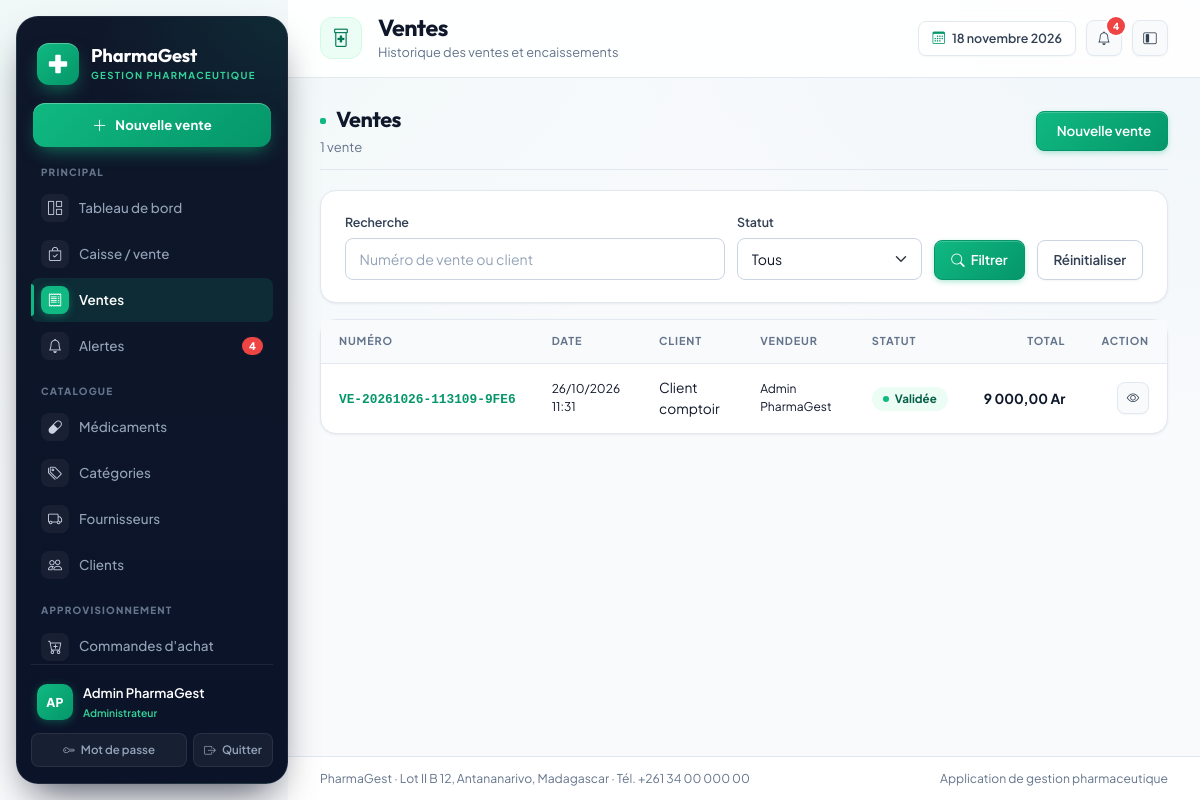
Page /ventes/ (signed in) on the earlier database version.
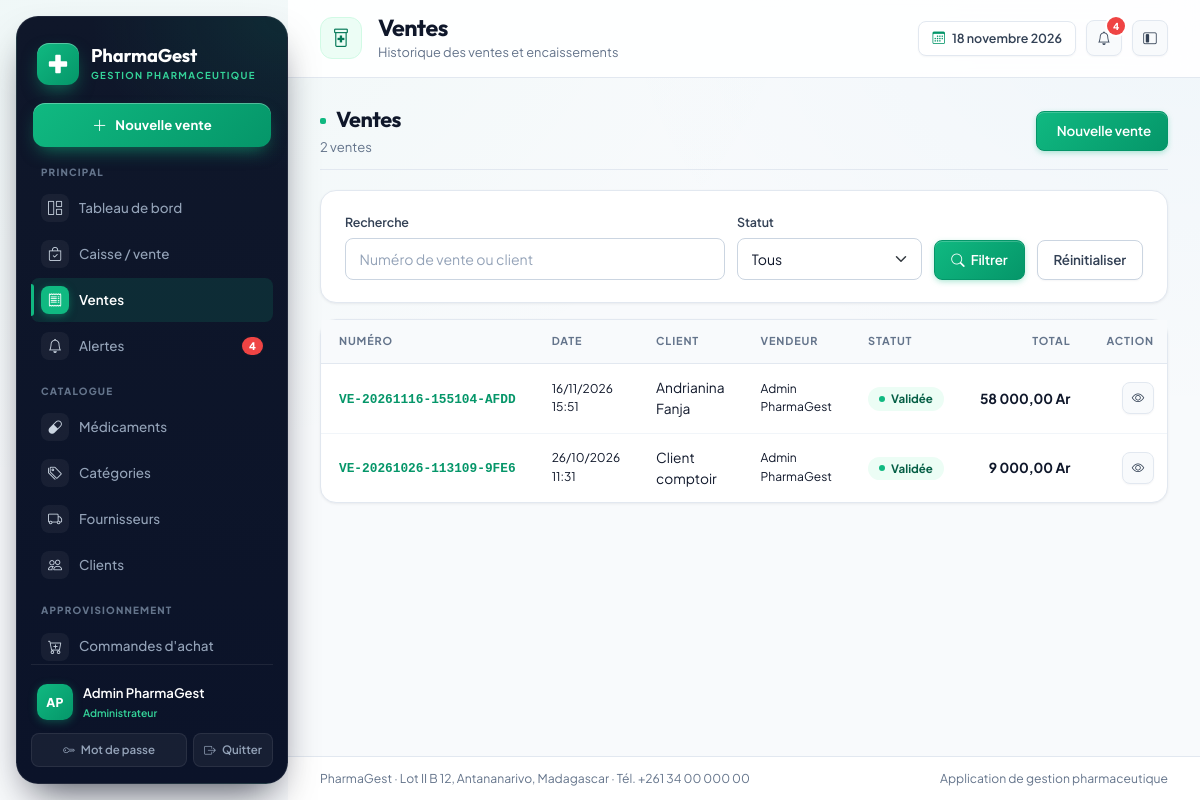
Same page on the later database version.
### gestion/models.py (models this page shows, shortened)
class Vente(models.Model):
    class Statut(models.TextChoices):
        EN_ATTENTE = "EN_ATTENTE", "En attente de validation"
        VALIDEE = "VALIDEE", "Validée"
        ANNULEE = "ANNULEE", "Annulée"
    numero = models.CharField(
        "numéro", max_length=40, unique=True, default=numero_vente, editable=False
    )
    client = models.ForeignKey(
        Client,
        verbose_name="client",
        on_delete=models.PROTECT,
        null=True,
        blank=True,
        related_name="ventes",
    )
    utilisateur = models.ForeignKey(
        settings.AUTH_USER_MODEL,
        verbose_name="vendeur",
        on_delete=models.PROTECT,
        related_name="ventes",
    )
    statut = models.CharField(
        "statut", max_length=12, choices=Statut.choices, default=Statut.EN_ATTENTE
    )
    remise = models.DecimalField(
        "remise",
        max_digits=12,
        decimal_places=2,
        default=Decimal("0.00"),
        validators=[MinValueValidator(Decimal("0.00"))],
    )
    motif_annulation = models.TextField("motif d'annulation", blank=True)
    annulee_par = models.ForeignKey(
        settings.AUTH_USER_MODEL,
        verbose_name="annulée par",
        on_delete=models.SET_NULL,
        null=True,
        blank=True,
        related_name="ventes_annulees",
    )
    date_vente = models.DateTimeField("date de vente", auto_now_add=True)
    date_validation = models.DateTimeField("date de validation", null=True, blank=True)
    date_annulation = models.DateTimeField("date d'annulation", null=True, blank=True)
    class Meta:
        verbose_name = "vente"
        verbose_name_plural = "ventes"
        ordering = ["-date_vente"]
        indexes = [models.Index(fields=["statut", "date_vente"])]
    @property
    def sous_total(self):
        return sum((ligne.sous_total for ligne in self.lignes.all()), Decimal("0.00"))
    @property
    def total(self):
        return max(self.sous_total - self.remise, Decimal("0.00"))

class Utilisateur(AbstractUser):
    class Role(models.TextChoices):
        ADMIN = "ADMIN", "Administrateur"
        PHARMACIEN = "PHARMACIEN", "Pharmacien responsable"
        GESTIONNAIRE = "GESTIONNAIRE", "Gestionnaire de stock"
        CAISSIER = "CAISSIER", "Caissier"
        RESPONSABLE = "RESPONSABLE", "Responsable de gestion"
    role = models.CharField(
        "rôle", max_length=20, choices=Role.choices, default=Role.CAISSIER
    )
    telephone = models.CharField("téléphone", max_length=30, blank=True)
    cree_le = models.DateTimeField("créé le", auto_now_add=True)
    class Meta:
        verbose_name = "utilisateur"
        verbose_name_plural = "utilisateurs"
        ordering = ["username"]
    @property
    def nom_complet(self):
        return self.get_full_name() or self.username
    @property
    def est_admin(self):
        return self.is_superuser or self.role == self.Role.ADMIN
    @property
    def peut_vendre(self):
        return self.est_admin or self.role in {
            self.Role.PHARMACIEN,
            self.Role.CAISSIER,
        }
    @property
    def peut_voir_rapports(self):
        return self.est_admin or self.role in {
            self.Role.PHARMACIEN,
            self.Role.RESPONSABLE,
        }

class LigneVente(models.Model):
    vente = models.ForeignKey(
        Vente,
        verbose_name="vente",
        on_delete=models.CASCADE,
        related_name="lignes",
    )
    medicament = models.ForeignKey(
        Medicament,
        verbose_name="médicament",
        on_delete=models.PROTECT,
        related_name="lignes_vente",
    )
    lot = models.ForeignKey(
        LotStock,
        verbose_name="lot",
        on_delete=models.PROTECT,
        related_name="lignes_vente",
    )
    quantite = models.PositiveIntegerField(
        "quantité", validators=[MinValueValidator(1)]
    )
    prix_unitaire = models.DecimalField(
        "prix unitaire appliqué",
        max_digits=12,
        decimal_places=2,
        validators=[MinValueValidator(Decimal("0.01"))],
    )
    class Meta:
        verbose_name = "ligne de vente"
        verbose_name_plural = "lignes de vente"
        ordering = ["id"]
    @property
    def sous_total(self):
        return self.prix_unitaire * self.quantite

class Client(models.Model):
    class Statut(models.TextChoices):
        ACTIF = "ACTIF", "Actif"
        INACTIF = "INACTIF", "Inactif"
    nom = models.CharField("nom", max_length=180, blank=True)
    telephone = models.CharField("téléphone", max_length=40, blank=True)
    email = models.EmailField("adresse e-mail", blank=True)
    adresse = models.TextField("adresse", blank=True)
    statut = models.CharField(
        "statut", max_length=10, choices=Statut.choices, default=Statut.ACTIF
    )
    date_creation = models.DateTimeField("date de création", auto_now_add=True)
    class Meta:
        verbose_name = "client"
        verbose_name_plural = "clients"
        ordering = ["nom"]
    @property
    def nom_affichage(self):
        return self.nom or "Client comptoir"

### gestion/views.py (the view)
# urls.py: path("ventes/", views.VenteListView.as_view(), name="vente_liste"),
class VenteListView(LoginRequiredMixin, ListView):
    model = Vente
    template_name = "gestion/vente_liste.html"
    context_object_name = "ventes"
    paginate_by = 20
    def get_queryset(self):
        queryset = Vente.objects.select_related("client", "utilisateur").prefetch_related(
            "lignes"
        )
        recherche = self.request.GET.get("q", "").strip()
        statut = self.request.GET.get("statut", "").strip()
        if recherche:
            queryset = queryset.filter(
                Q(numero__icontains=recherche)
                | Q(client__nom__icontains=recherche)
            )
        if statut:
            queryset = queryset.filter(statut=statut)
        return queryset
    def get_context_data(self, **kwargs):
        contexte = super().get_context_data(**kwargs)
        contexte["q"] = self.request.GET.get("q", "")
        contexte["statut_selectionne"] = self.request.GET.get("statut", "")
        contexte["statuts"] = Vente.Statut.choices
        return contexte

### gestion/templatetags/gestion_extras.py (called while the page is built)
@register.filter
def ariary(valeur):
    try:
        nombre = Decimal(valeur or 0)
    except (InvalidOperation, TypeError, ValueError):
        return valeur
    texte = f"{nombre:,.2f}".replace(",", " ").replace(".", ",")
    return f"{texte} Ar"

@register.filter
def couleur_statut(statut):
    return COULEURS_STATUT.get(str(statut), "gray")

@register.filter
def initiales(utilisateur):
    if hasattr(utilisateur, "nom_complet"):
        nom = utilisateur.nom_complet
    else:
        nom = str(utilisateur)
    morceaux = [m for m in nom.replace("-", " ").split(" ") if m]
    if not morceaux:
        return "?"
    if len(morceaux) == 1:
        return morceaux[0][:2].upper()
    return (morceaux[0][0] + morceaux[-1][0]).upper()

### templates/gestion/vente_liste.html (shortened to what this page needs)
{% extends "gestion/base.html" %}
{% load gestion_extras %}
{% block page_title %}Ventes{% endblock %}
{% block page_subtitle %}Historique des ventes et encaissements{% endblock %}
{% block contenu %}
<div class="pg-section-title">
  <div>
    <h2 class="mb-1">Ventes</h2>
    <div class="pg-muted small">{{ paginator.count }} vente{{ paginator.count|pluralize }}</div>
  </div>
  {% if user.est_admin or user.role == 'PHARMACIEN' or user.role == 'CAISSIER' %}
  <a class="btn btn-primary" href="{% url 'gestion:caisse' %}"> Nouvelle vente</a>
  {% endif %}
</div>
<div class="pg-card mb-3">
  <div class="pg-card-body">
    <form method="get" class="pg-filters">
      <div class="flex-grow-1" style="min-width:220px">
        <label class="form-label">Recherche</label>
        <input class="form-control" type="search" name="q" value="{{ q }}" placeholder="Numéro de vente ou client">
      </div>
      <div>
        <label class="form-label">Statut</label>
        <select class="form-select" name="statut">
          <option value="">Tous</option>
        </select>
      </div>
      <div><button class="btn btn-primary" type="submit"><i class="bi bi-search me-1"></i> Filtrer</button></div>
      <div><a class="btn btn-outline-secondary" href="{% url 'gestion:vente_liste' %}">Réinitialiser</a></div>
    </form>
  </div>
</div>
<div class="pg-card">
  <div class="pg-table-wrap">
    <table class="table table-hover align-middle">
      <thead><tr><th>Numéro</th><th>Date</th><th>Client</th><th>Vendeur</th><th>Statut</th><th class="text-end">Total</th><th class="text-end">Action</th></tr></thead>
      <tbody>
        {% for vente in ventes %}
        <tr>
          <td><a class="pg-mono fw-semibold" href="{% url 'gestion:vente_detail' vente.pk %}">{{ vente.numero }}</a></td>
          <td class="small">{{ vente.date_vente|date:"d/m/Y H:i" }}</td>
          <td>{{ vente.client.nom_affichage|default:"Client comptoir" }}</td>
          <td class="small pg-muted">{{ vente.utilisateur.nom_complet|default:vente.utilisateur.username }}</td>
          <td><span class="pg-badge pg-badge-{{ vente.statut|couleur_statut }}">{{ vente.get_statut_display }}</span></td>
          <td class="text-end fw-bold">{{ vente.total|ariary }}</td>
          <td class="text-end"><a class="btn btn-sm btn-soft btn-icon" href="{% url 'gestion:vente_detail' vente.pk %}"><i class="bi bi-eye"></i></a></td>
        </tr>
        {% empty %}
        <tr><td colspan="7" class="pg-empty"><i class="bi bi-receipt"></i>Aucune vente trouvée.</td></tr>
        {% endfor %}
      </tbody>
    </table>
  </div>
</div>
{% endblock %}

Differences in the rows shown:
added Vente: numero "VE-20261116-155104-AFDD", date_vente "16/11/2026 15:51", client.nom_affichage "Andrianina Fanja", utilisateur.nom_complet "Admin PharmaGest", statut "Validée", total|ariary "58 000,00 Ar"
Other differences:
{{ paginator.count }}: "1" → "2"
